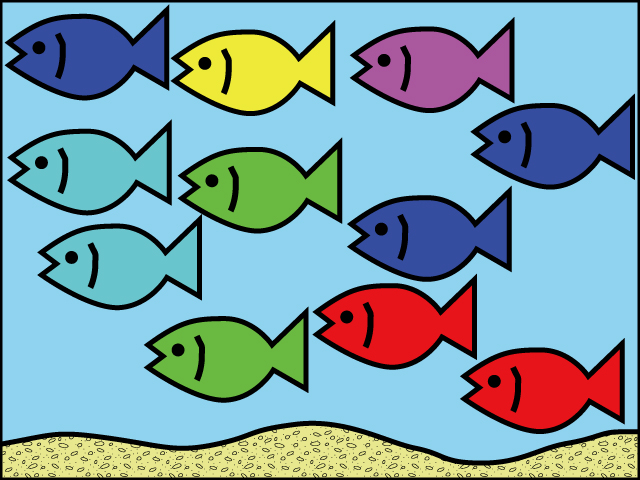
//> input picture week15/img/issue6.jpg, 640 x 480 px
$ ./issue6_k23075   (built with g++ and OpenCV 4)
//> lines starting //> are read from the running program, lines starting //| are printed output that depends on the picture; after the words box and inside, x2 and y2 are one past the last pixel; in counts of white or black regions, pixels touching at a corner belong together
#include <iostream>
#include <opencv2/opencv.hpp>

#define TARGET_IMG_FILE "./img/issue6.jpg"
#define TEMPLATE_IMG_FILE "./img/red_fish.jpg"

#define RED cv::Vec3b(179, 233, 231)
#define YELLOW cv::Vec3b(29, 195, 238)
#define LIGHT_BLUE cv::Vec3b(92, 126, 205)
#define BLUE cv::Vec3b(113, 172, 159)
#define PURPLE cv::Vec3b(154, 122, 169)
#define GREEN cv::Vec3b(50, 167, 185)

/**
 * 大体同じ色かどうかを判定する
 * @param target 比較対象
 * @param compare 比較する色
 * @param th 許容誤差
 */
bool is_same_color(cv::Vec3b target, cv::Vec3b compare, int th) {
  for (int i = 0; i < 3; i++) {
    if (abs(target[i] - compare[i]) > th) return false;
  }
  return true;
}

/**
 * 色相を変換する
 * @param rgb_img 変換する画像
 * @param target_hsv 変換前の色相
 * @param replace_hsv 変換後の色相
 * @return cv::Mat 変換後の画像
 */
cv::Mat change_hsv_color(cv::Mat rgb_img, cv::Vec3b target_hsv,
                         cv::Vec3b replace_hsv) {
  cv::Mat hsv_img;
  // RGB から HSV に変換
  cv::cvtColor(rgb_img.clone(), hsv_img, cv::COLOR_BGR2HSV);

  // 色相の変換
  for (int y = 0; y < hsv_img.rows; y++) {
    for (int x = 0; x < hsv_img.cols; x++) {
      cv::Vec3b hsv = hsv_img.at<cv::Vec3b>(y, x);

      if (is_same_color(hsv, target_hsv, 5)) {
        hsv_img.at<cv::Vec3b>(y, x) = replace_hsv;
      }
    }
  }

  // HSV から RGB に変換
  cv::Mat result_img;
  cv::cvtColor(hsv_img, result_img, cv::COLOR_HSV2BGR);

  return result_img;
}

/**
 * 長方形を描画する
 *
 * @param src_img 入力画像
 * @param template_img テンプレート画像
 * @param th 類似度の閾値
 */
int count(cv::Mat src_img, cv::Mat template_img, float th) {
  cv::Mat tmp_img = src_img.clone();
  cv::Mat compare_img = cv::Mat(cv::Size(src_img.rows - template_img.rows + 1,
                                         src_img.cols - template_img.cols + 1),
                                CV_32F, 1);

  int count = 0;
  while (1) {
    // 類似度マップ作成
    cv::matchTemplate(tmp_img, template_img, compare_img, cv::TM_SQDIFF_NORMED);
    // 最小値とその場所を求める
    double min_val, max_val;
    cv::Point min_loc, max_loc;
    cv::minMaxLoc(compare_img, &min_val, &max_val, &min_loc, &max_loc);

    if (min_val > th) break;

    // 個数を1つ増加
    count++;

    // 一時画像からその領域を削除（塗りつぶす）
    cv::rectangle(
        tmp_img, min_loc,
        cv::Point(min_loc.x + template_img.cols, min_loc.y + template_img.rows),
        CV_RGB(0, 0, 0), -1);
  };

  return count;
}

int main(int argc, const char* argv[]) {
  // 入力画像を読み込む
  cv::Mat src_img = cv::imread(TARGET_IMG_FILE, cv::IMREAD_COLOR);
//> src_img is the input picture: 480 rows x 640 cols, CV_8UC3; mean B, G, R 166.7, 159.2, 126.3
  cv::Mat template_img = cv::imread(TEMPLATE_IMG_FILE, cv::IMREAD_COLOR);
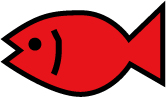
//> input picture week15/img/red_fish.jpg, 166 x 97 px
//> template_img is the input picture: 97 rows x 166 cols, CV_8UC3; mean B, G, R 100.2, 97.3, 198.4

  if (src_img.empty() || template_img.empty()) {
    printf("can not read image file\n");
    return (-1);
  }

  // 赤色
  int count_red = count(src_img, template_img, 0.2);
//> the loop in count, `while (1)` made 3 passes
//> (min_val, max_val, min_loc, max_loc) on passes 1 to 3: (0.114, 0.975, Point(312, 273), Point(356, 209)), (0.181, 1, Point(459, 337), Point(310, 188)), (0.224, 1, Point(349, 16), Point(310, 188))
//> after the loop in count, `while (1)`: tmp_img: 480 rows x 640 cols, CV_8UC3; 9.76% of pixels changed, all inside (x1, y1, x2, y2) = (312, 273, 626, 435)
//> after the loop in count, `while (1)`: count = 2
//> count_red = 2
  printf("%d: %d\n", RED[0], count_red);
//| 179: 2

  // 緑色
  cv::Mat green_template_img = change_hsv_color(template_img, RED, GREEN);
//> in change_hsv_color, `cv::cvtColor(rgb_img.clone(), hsv_img, cv::COLOR_BGR2HSV);`: hsv_img: 97 rows x 166 cols, CV_8UC3; mean H, S, V 91.7, 132.9, 198.5
//> after the loop in change_hsv_color, `for (int y = 0; y < hsv_img.rows; y++)`: hsv_img: 97 rows x 166 cols, CV_8UC3; mean H, S, V 33.6, 103.1, 177.7
  int count_green = count(src_img, green_template_img, 0.15);
//> call 2 of count, with th = 0.15
//> the loop in count (call 2), `while (1)` made 3 passes
//> (min_val, max_val, min_loc, max_loc) on passes 1 to 3: (0.081, 0.835, Point(143, 306), Point(319, 249)), (0.111, 1, Point(177, 137), Point(143, 264)), (0.167, 1, Point(170, 19), Point(177, 91))
//> after the loop in count (call 2), `while (1)`:
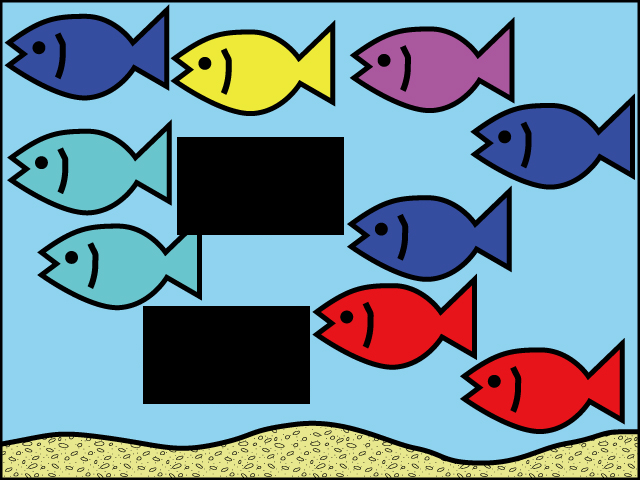
//> tmp_img: 480 rows x 640 cols, CV_8UC3; 10% of pixels changed, all inside (x1, y1, x2, y2) = (143, 137, 344, 404)
//> count_green = 2
  printf("%d: %d\n", GREEN[0], count_green);
//| 50: 2

  // 水色
  cv::Mat light_blue_template_img =
      change_hsv_color(template_img, RED, LIGHT_BLUE);
//> after the loop in change_hsv_color (call 2), `for (int y = 0; y < hsv_img.rows; y++)`: hsv_img: 97 rows x 166 cols, CV_8UC3; mean H, S, V 52.6, 84.6, 186.7
  int count_light_blue = count(src_img, light_blue_template_img, 0.15);
//> call 3 of count, with th = 0.15
//> the loop in count (call 3), `while (1)` made 3 passes
//> (min_val, max_val, min_loc, max_loc) on passes 1 to 3: (0.0828, 0.897, Point(37, 213), Point(465, 348)), (0.112, 1, Point(7, 118), Point(37, 159)), (0.169, 1, Point(349, 16), Point(7, 57))
//> after the loop in count (call 3), `while (1)`:
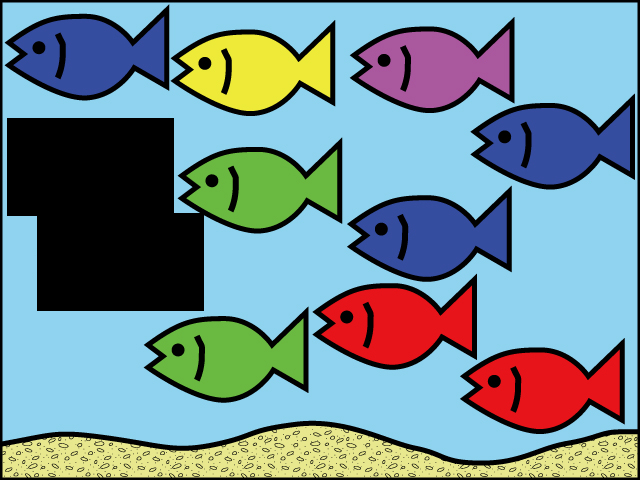
//> tmp_img: 480 rows x 640 cols, CV_8UC3; 9.9% of pixels changed, all inside (x1, y1, x2, y2) = (7, 118, 204, 311)
//> count_light_blue = 2
  printf("%d: %d\n", LIGHT_BLUE[0], count_light_blue);
//| 92: 2

  // 青色
  cv::Mat blue_template_img = change_hsv_color(template_img, RED, BLUE);
//> after the loop in change_hsv_color (call 3), `for (int y = 0; y < hsv_img.rows; y++)`: hsv_img: 97 rows x 166 cols, CV_8UC3; mean H, S, V 62, 105.4, 166
  int count_blue = count(src_img, blue_template_img, 0.15);
//> call 4 of count, with th = 0.15
//> the loop in count (call 4), `while (1)` made 4 passes
//> (min_val, max_val, min_loc, max_loc) on passes 1 to 4: (0.0976, 0.874, Point(4, 4), Point(319, 250)), (0.102, 1, Point(346, 185), Point(0, 0)), (0.148, 1, Point(470, 93), Point(0, 0)), (0.2, 1, Point(7, 118), Point(0, 0))
//> after the loop in count (call 4), `while (1)`: tmp_img: 480 rows x 640 cols, CV_8UC3; 14.92% of pixels changed, all inside (x1, y1, x2, y2) = (4, 4, 637, 283)
//> after the loop in count (call 4), `while (1)`:
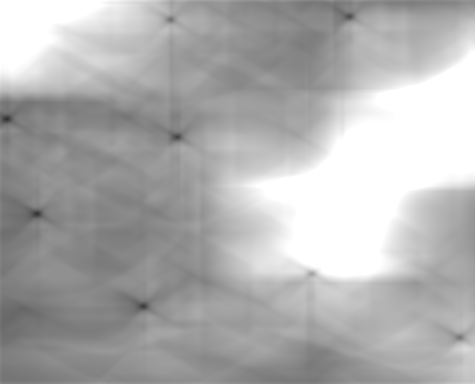
//> compare_img: 384 rows x 475 cols, CV_32FC1; min 0.2, max 1, mean 0.69
//> after the loop in count (call 4), `while (1)`: count = 3
//> count_blue = 3
  printf("%d: %d\n", BLUE[0], count_blue);
//| 113: 3

  // 黄色
  cv::Mat yellow_template_img = change_hsv_color(template_img, RED, YELLOW);
//> after the loop in change_hsv_color (call 4), `for (int y = 0; y < hsv_img.rows; y++)`: hsv_img: 97 rows x 166 cols, CV_8UC3; mean H, S, V 24.2, 115.7, 201.6
  int count_yellow = count(src_img, yellow_template_img, 0.1);
//> the loop in count (call 5), `while (1)` made 2 passes
//> (min_val, max_val, min_loc, max_loc) on passes 1 to 2: (0.0584, 0.931, Point(170, 19), Point(352, 197)), (0.171, 1, Point(143, 306), Point(31, 0))
//> after the loop in count (call 5), `while (1)`:
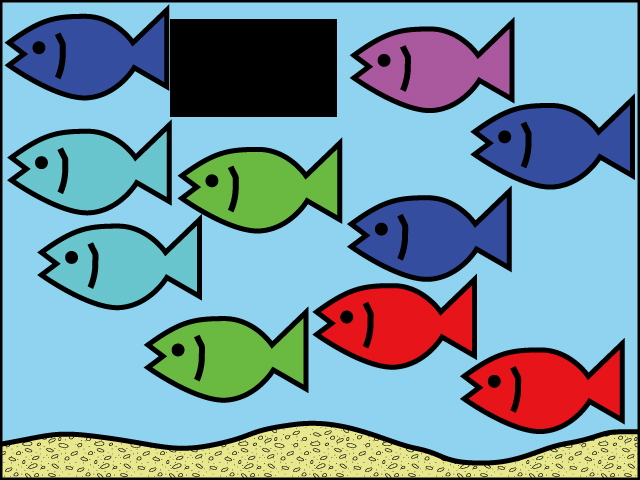
//> tmp_img: 480 rows x 640 cols, CV_8UC3; 5.05% of pixels changed, all inside (x1, y1, x2, y2) = (170, 19, 337, 117)
//> after the loop in count (call 5), `while (1)`: count = 1
//> count_yellow = 1
  printf("%d: %d\n", YELLOW[0], count_yellow);
//| 29: 1

  // 紫色
  cv::Mat purple_template_img = change_hsv_color(template_img, RED, PURPLE);
//> after the loop in change_hsv_color (call 5), `for (int y = 0; y < hsv_img.rows; y++)`: hsv_img: 97 rows x 166 cols, CV_8UC3; mean H, S, V 80.5, 82.8, 170.5
  int count_purple = count(src_img, purple_template_img, 0.1);
//> the loop in count (call 6), `while (1)` made 2 passes
//> (min_val, max_val, min_loc, max_loc) on passes 1 to 2: (0.0783, 0.749, Point(349, 16), Point(319, 249)), (0.175, 1, Point(4, 4), Point(286, 0))
//> pass 2, in count (call 6), `cv::matchTemplate(tmp_img, template_img, compare_img, cv::TM_SQDIFF_NO..`:
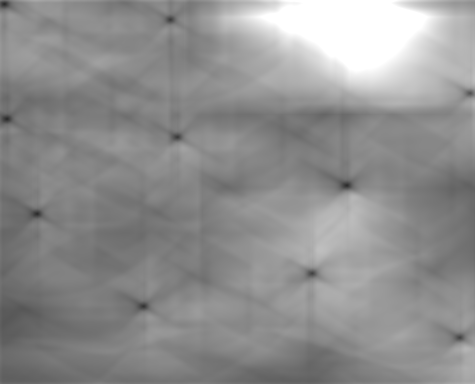
//> compare_img: 384 rows x 475 cols, CV_32FC1; min 0.175, max 1, mean 0.565
//> after the loop in count (call 6), `while (1)`:
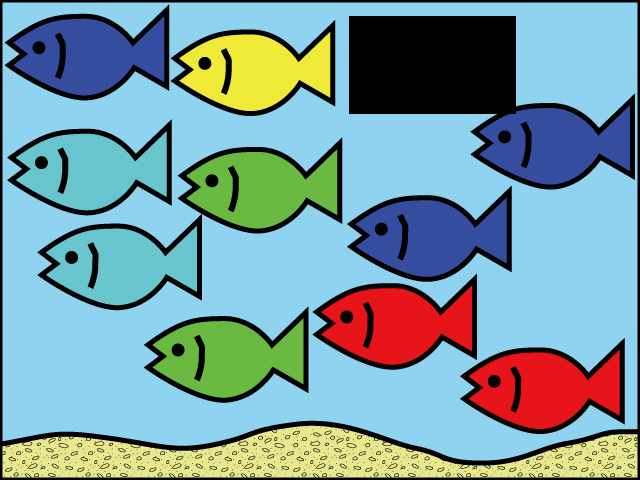
//> tmp_img: 480 rows x 640 cols, CV_8UC3; 5.01% of pixels changed, all inside (x1, y1, x2, y2) = (349, 16, 516, 114)
//> count_purple = 1
  printf("%d: %d\n", PURPLE[0], count_purple);
//| 154: 1

  int fish_sum = count_red + count_yellow + count_light_blue + count_blue +
                 count_purple + count_green;
//> fish_sum = 11
  printf("合計: %d\n", fish_sum);
//| 合計: 11

  return 0;
}
